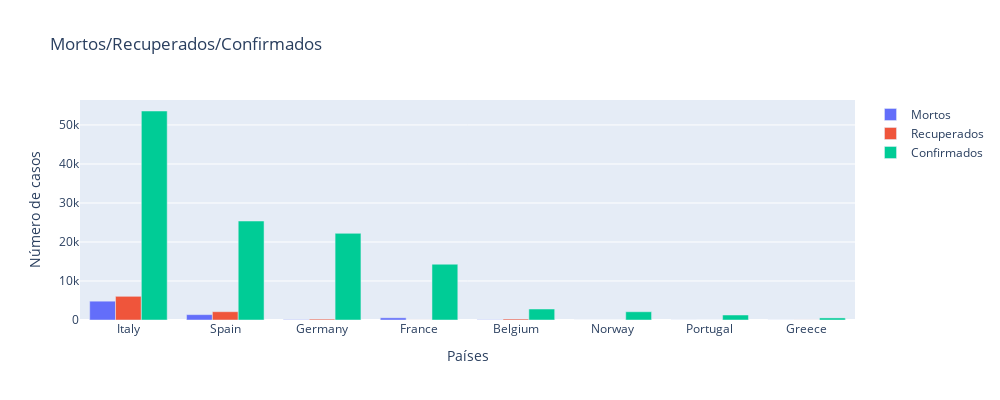

Notebook source saved alongside this figure:
### Code cell
temp = full_table.loc[full_table.Date == full_table.Date.max()]
temp = temp.groupby(['Country/Region'])['Confirmed', 'Deaths', 'Recovered'].sum().sort_values('Confirmed',ascending=False)


europa = ['Italy', 'France', 'Germany', 'Spain', 'Belgium', 'Norway','Greece',  'Portugal']

temp=temp.reset_index()
temp=temp.loc[temp['Country/Region'].isin(europa)]


import plotly.graph_objects as go

layout = go.Layout(height=400,width=1000)

fig = go.Figure(data=[
    go.Bar(name='Mortos', x=temp['Country/Region'], y=temp['Deaths']),
    go.Bar(name='Recuperados', x=temp['Country/Region'], y=temp['Recovered']),
    go.Bar(name='Confirmados', x=temp['Country/Region'], y=temp['Confirmed']),
],layout=layout)

fig.update_layout(
    title="Mortos/Recuperados/Confirmados",
    xaxis_title="Países",
    yaxis_title="Número de casos",
)
fig.show()

### Figure 1 — Plotly figure (JSON) as saved in the notebook; plotly's stock layout.template omitted (floating-point values rounded to 4 significant figures)
{"data": [{"name": "Mortos", "type": "bar", "x": ["Italy", "Spain", "Germany", "France", "Belgium", "Norway", "Portugal", "Greece"], "y": [4825, 1375, 84, 562, 67, 7, 12, 13]}, {"name": "Recuperados", "type": "bar", "x": ["Italy", "Spain", "Germany", "France", "Belgium", "Norway", "Portugal", "Greece"], "y": [6072, 2125, 233, 12, 263, 1, 5, 19]}, {"name": "Confirmados", "type": "bar", "x": ["Italy", "Spain", "Germany", "France", "Belgium", "Norway", "Portugal", "Greece"], "y": [53578, 25374, 22213, 14301, 2815, 2118, 1280, 530]}], "layout": {"height": 400, "title": {"text": "Mortos/Recuperados/Confirmados"}, "width": 1000, "xaxis": {"autorange": true, "range": [-0.5, 7.5], "title": {"text": "Países"}, "type": "category"}, "yaxis": {"autorange": true, "range": [0, 56400.0], "title": {"text": "Número de casos"}, "type": "linear"}}}
